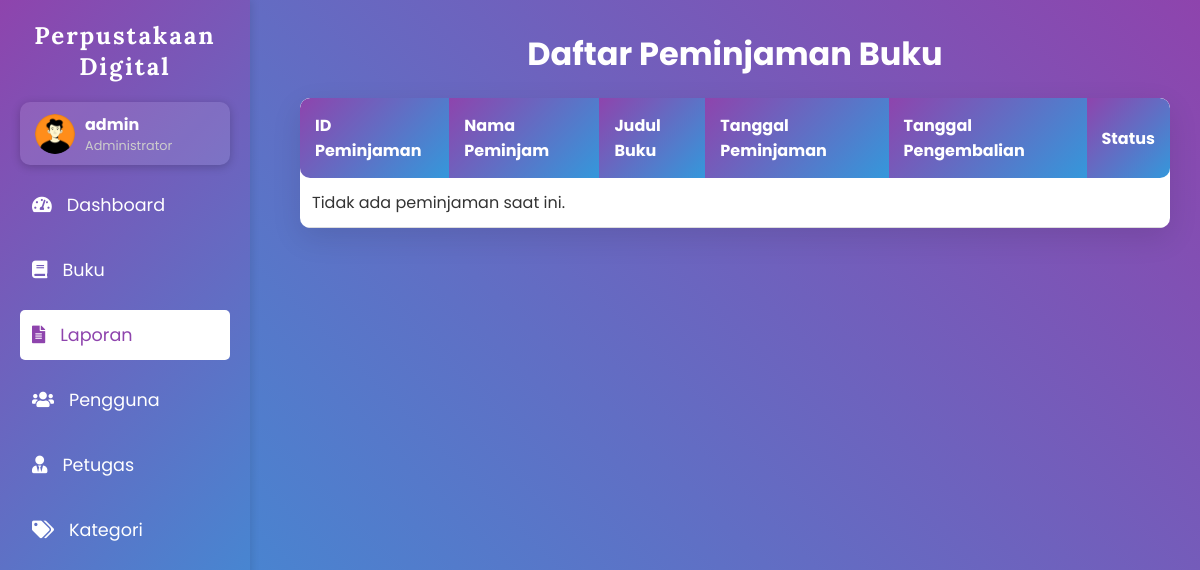
/admin/peminjaman.php (signed in), run on an earlier commit of the app's database.
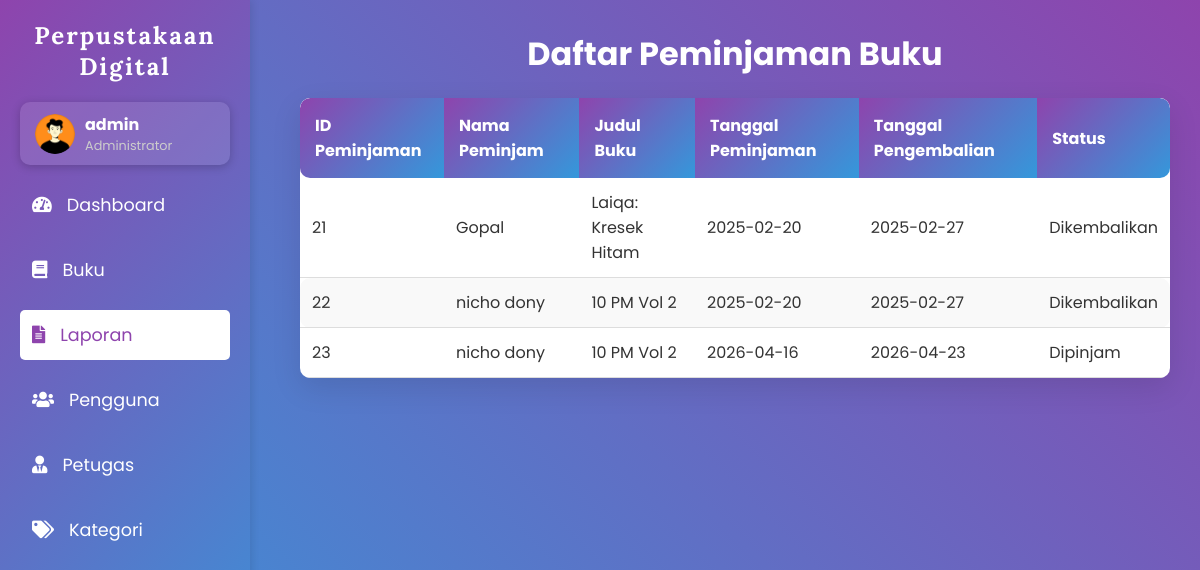
And on a later commit of the database.
### tables this page shows
CREATE TABLE `peminjaman` (
  `PeminjamanID` int(11) NOT NULL,
  `UserID` int(11) DEFAULT NULL,
  `BukuID` int(11) DEFAULT NULL,
  `TanggalPeminjaman` date DEFAULT NULL,
  `TanggalPengembalian` date DEFAULT NULL,
  `Status` enum('Dipinjam','Dikembalikan','','') NOT NULL
);

CREATE TABLE `user` (
  `UserID` int(11) NOT NULL,
  `username` varchar(255) NOT NULL,
  `password` varchar(255) NOT NULL,
  `Email` varchar(255) NOT NULL,
  `NamaLengkap` varchar(255) NOT NULL,
  `Alamat` text NOT NULL,
  `role` enum('administrator','petugas','peminjam','','') NOT NULL,
  `status` enum('aktif','diblokir','','') NOT NULL,
  `Foto` varchar(500) NOT NULL
);

CREATE TABLE `buku` (
  `BukuID` int(11) NOT NULL,
  `Judul` varchar(255) NOT NULL,
  `Deskripsi` text NOT NULL,
  `Penulis` varchar(255) NOT NULL,
  `Penerbit` varchar(255) NOT NULL,
  `TahunTerbit` int(11) NOT NULL,
  `Gambar` varchar(255) NOT NULL,
  `Kategori` varchar(255) NOT NULL
);

### admin/peminjaman.php (the view, shortened to what this page needs)
<?php
include('../koneksi.php');
$sql = "SELECT p.PeminjamanID, u.NamaLengkap, b.Judul, p.TanggalPeminjaman, p.TanggalPengembalian, p.Status
        FROM peminjaman p
        JOIN user u ON p.UserID = u.UserID
        LEFT JOIN buku b ON p.BukuID = b.BukuID";
$result = $conn->query($sql);
?>
<!DOCTYPE html>
<html lang="id">
<head>
    <link rel="stylesheet" href="https://cdnjs.cloudflare.com/ajax/libs/font-awesome/5.15.4/css/all.min.css">
</head>
<body>
    <div class="sidebar">
        <h2>Perpustakaan Digital</h2>
        <div class="profile-header" onclick="toggleDropdown()">
            <div class="profile-info">
                <img src="../assets/img/admin.png" alt="Profil Pengguna">
                <div class="profile-text">
                    <h3><?php echo $_SESSION['username']; ?></h3>
                    <p>Administrator</p>
                </div>
            </div>
        </div>
        <a href="dashboard.php"><i class="fas fa-tachometer-alt"></i> Dashboard</a>
        <a href="buku.php"><i class="fas fa-book"></i> Buku</a>
        <a href="peminjaman.php" class="active"><i class="fas fa-file-alt"></i> Laporan</a>
        <a href="user.php"><i class="fas fa-users"></i> Pengguna</a>
        <a href="petugas.php"><i class="fas fa-user-tie"></i> Petugas</a>
        <a href="kategori.php"><i class="fas fa-tags"></i> Kategori</a>
    </div>
    <div class="content">
        <h1>Daftar Peminjaman Buku</h1>
        <table>
            <thead>
                <tr>
                    <th>ID Peminjaman</th>
                    <th>Nama Peminjam</th>
                    <th>Judul Buku</th>
                    <th>Tanggal Peminjaman</th>
                    <th>Tanggal Pengembalian</th>
                    <th>Status</th>
                </tr>
            </thead>
            <tbody>
                <?php
                if ($result->num_rows > 0) {
                    while($row = $result->fetch_assoc()) {
                        echo "<tr onclick=\"window.location='detail_peminjaman.php?PeminjamanID=" . $row["PeminjamanID"] . "'\" style='cursor:pointer;'>";
                        echo "<td>" . $row["PeminjamanID"] . "</td>";
                        echo "<td>" . $row["NamaLengkap"] . "</td>";
                        echo "<td>" . ($row["Judul"] ? $row["Judul"] : "Buku Tidak Ditemukan") . "</td>";
                        echo "<td>" . $row["TanggalPeminjaman"] . "</td>";
                        echo "<td>" . $row["TanggalPengembalian"] . "</td>";
                        echo "<td>" . $row["Status"] . "</td>";
                        echo "</tr>";
                    }
                } else {
                    echo "<tr><td colspan='6'>Tidak ada peminjaman saat ini.</td></tr>";
                }
                ?>
            </tbody>
        </table>
    </div>
</body>
</html>

What changed in the data, as far as the page shows it:
added peminjaman: PeminjamanID "21", UserID.NamaLengkap "Gopal", BukuID.Judul "Laiqa: Kresek Hitam", TanggalPeminjaman "2025-02-20", TanggalPengembalian "2025-02-27", Status "Dikembalikan"
added peminjaman: PeminjamanID "22", UserID.NamaLengkap "nicho dony", BukuID.Judul "10 PM Vol 2", TanggalPeminjaman "2025-02-20", TanggalPengembalian "2025-02-27", Status "Dikembalikan"
added peminjaman: PeminjamanID "23", UserID.NamaLengkap "nicho dony", BukuID.Judul "10 PM Vol 2", TanggalPeminjaman "2026-04-16", TanggalPengembalian "2026-04-23", Status "Dipinjam"
Also different on the page:
text no longer shown: "Tidak ada peminjaman saat ini."
